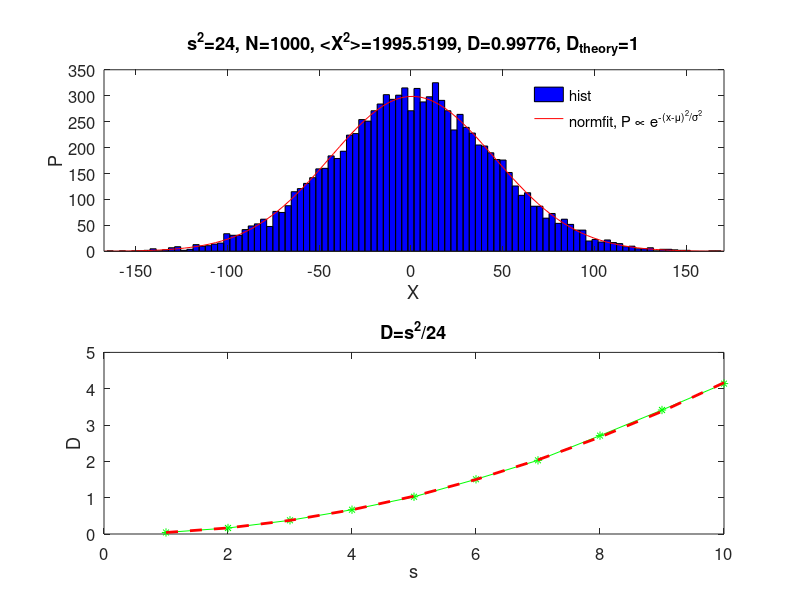

Reproduce this figure in MATLAB. (Note: this script raises an error after producing the figure.)
% 2013-03-04 09:49
% ref: MIT OpenCourse - Plasma Transport Theory, Fall 2003, ex 1.5
close all; clear; clc;
Np=10000; Nt=1000;

si=[1:1:10,sqrt(24)];
Di_theory=si.^2/24; Di=0.0.*si;
ns=length(si);
for is=1:ns
    xp=zeros(1,Np);
    for it=1:Nt
        Rn=(rand(1,Np)-0.5); % rand number in (-0.5, 0.5)
        dxn=si(is)*Rn;
        xp=xp+dxn;
    end
    xp2_avg=mean(xp.^2);
    Di(is)=xp2_avg/(2*Nt); % diffusion coefficient
end

h=figure('unit','normalized','Position',[0.01 0.17 0.5 0.6]);
set(gcf,'DefaultAxesFontSize',12);

subplot(211);histfit(xp);
[mu,sigma,muci,sigmaci] = normfit(xp);
xlabel('X'); ylabel('P');
title(['s^2=',num2str(si(ns)^2),', N=',num2str(Nt),', <X^2>=',num2str(xp2_avg),...
    ', D=',num2str(Di(ns)),', D_{theory}=',num2str(Di_theory(ns))]);
legend('hist','normfit, P \propto e^{-(x-\mu)^2/\sigma^2}');
legend('boxoff');

subplot(212);plot(si(1:ns-1),Di(1:ns-1),'g-*',si(1:ns-1),Di_theory(1:ns-1),'r--','LineWidth',2);
% hold on; plot(si(ns),Di(ns),'o',si(ns),Di_theory(ns),'*');
title('D=s^2/24'); xlabel('s'); ylabel('D');
legend('Rand Walk','Theory',2); legend('boxoff');

print('-dpng','randwalk1d.png');
